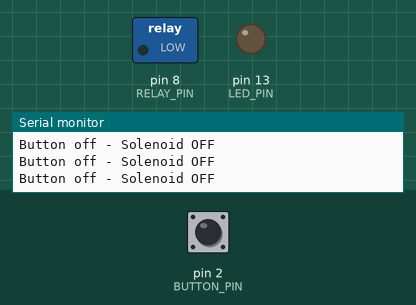
The sketch below on a simulated Arduino Uno, built with avr-gcc and run on an emulated ATmega328P. Shown: switched loads named in the sketch (green lamp = pin HIGH), output pins drawn as LEDs (lit = HIGH), the last lines printed to the serial monitor. The test bench sets the inputs (shaded band); at power-on: pin 2 (BUTTON_PIN) HIGH.

Above: at 1.2 s.
1.3 s: pin 2 (BUTTON_PIN) pulled LOW for 0.15 s
At 1.38 s:
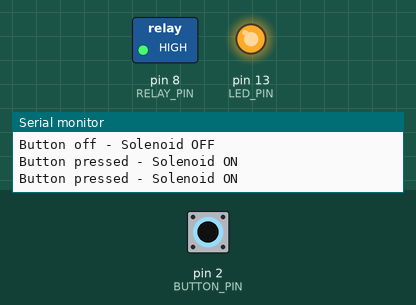
2.9 s: pin 2 (BUTTON_PIN) pulled LOW for 3.2 s
At 7.4 s:
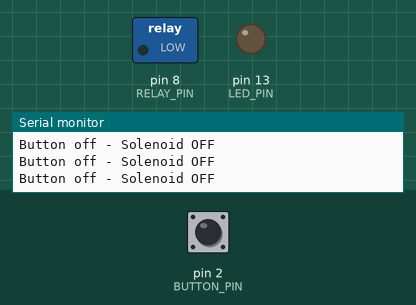
Timing chart, 0 to 8.9 s (numbered marks = the images above; inputs shaded):
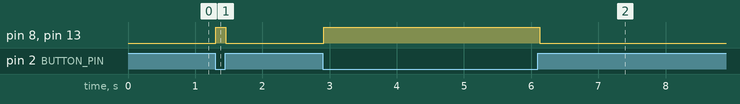

The sketch:

solenoidValveTesting.ino
```cpp
// Simple Arduino Uno Solenoid Test with Relay and Button
const int RELAY_PIN = 8;      // Relay control on D8
const int BUTTON_PIN = 2;     // Button on D2 (with pull-up)
const int LED_PIN = 13;       // LED on D13 (built-in LED)//i wantot

void setup() {
  pinMode(RELAY_PIN, OUTPUT);
  pinMode(BUTTON_PIN, INPUT_PULLUP); // Enable internal pull-up
  pinMode(LED_PIN, OUTPUT);

  // Start with relay OFF and LED OFF
  digitalWrite(RELAY_PIN, LOW);
  digitalWrite(LED_PIN, LOW);

  Serial.begin(9600);
  Serial.println("Solenoid Test Program Ready");
}

void loop() {
  // Read button state (LOW when pressed, HIGH when not pressed)
  int buttonState = digitalRead(BUTTON_PIN);

  if (buttonState == LOW) { // Button pressed
    digitalWrite(RELAY_PIN, HIGH); // Turn ON relay (solenoid activates)
    digitalWrite(LED_PIN, HIGH);   // Turn ON LED
    Serial.println("Button pressed - Solenoid ON");
  } else { // Button not pressed
    digitalWrite(RELAY_PIN, LOW);  // Turn OFF relay (solenoid deactivates)
    digitalWrite(LED_PIN, LOW);    // Turn OFF LED
    Serial.println("Button off - Solenoid OFF");
  }

  delay(50); // Small debounce delay
}
```

Measured:
- after the input at 1.3 s, pin 8 (RELAY_PIN), pin 13 (LED_PIN): LOW → HIGH at once, → LOW 0.15 s later
- after the input at 2.9 s, pin 8 (RELAY_PIN), pin 13 (LED_PIN): LOW → HIGH at once, → LOW 3.2 s later
